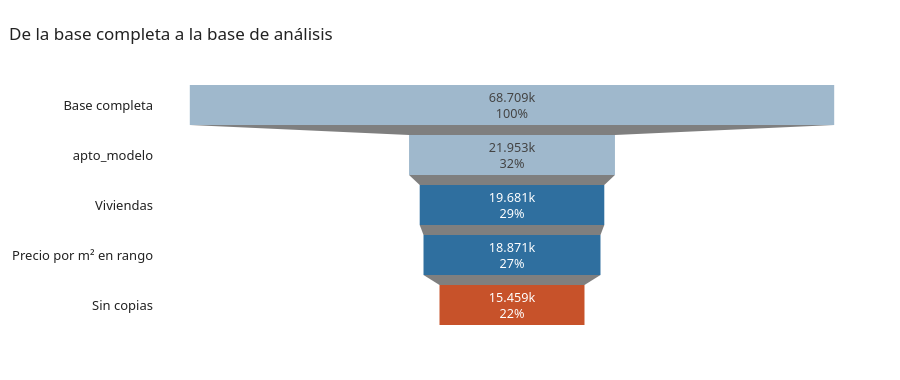

Source (notebook cell):
### Markdown cell above
### Registros duplicados

### Code cell
COLS = [c for c in df.columns if c != "id"]
copias = bien.duplicated(subset=COLS)
viv = bien[~copias].copy()

alameda = bien.barrio == "SECTOR ALAMEDA DEL RIO"
print(f"Copias quitadas: {copias.sum():,}  ({alameda[copias].mean():.0%} de Alameda del Río)")
print(f"Peso de Alameda del Río: {alameda.mean():.1%} con copias, {alameda[~copias].mean():.1%} sin copias")

# columnas de apoyo para los gráficos
viv["estrato_txt"] = viv.estrato.astype(str).map(dict(zip(ESTRATOS, NOMBRES_ESTRATO))).fillna("Sin estrato")
viv["barrio_txt"] = viv.barrio.fillna("sin barrio").str.title()
viv["precio_txt"] = viv.precio_real.map(cop)
viv["precio_M"] = viv.precio_real / 1e6
viv["pm2_M"] = viv.precio_m2_real / 1e6

pasos = pd.Series({"Base completa": n_total, "apto_modelo": len(df), "Viviendas": len(viv0),
                   "Precio por m² en rango": len(bien), "Sin copias": len(viv)})
fig = go.Figure(go.Funnel(y=pasos.index, x=pasos.values, textinfo="value+percent initial",
                          marker_color=[GRIS, GRIS, AZUL, AZUL, ROJO]))
mostrar(fig, "De la base completa a la base de análisis", alto=380)

### Figure 1 — Plotly figure (JSON) as saved in the notebook; plotly's stock layout.template omitted (floating-point values rounded to 4 significant figures)
{"data": [{"marker": {"color": ["#9FB8CC", "#9FB8CC", "#2F6F9F", "#2F6F9F", "#C7522A"]}, "textinfo": "value+percent initial", "type": "funnel", "x": [68709, 21953, 19681, 18871, 15459], "y": ["Base completa", "apto_modelo", "Viviendas", "Precio por m² en rango", "Sin copias"]}], "layout": {"height": 380, "title": {"text": "De la base completa a la base de análisis"}}}
